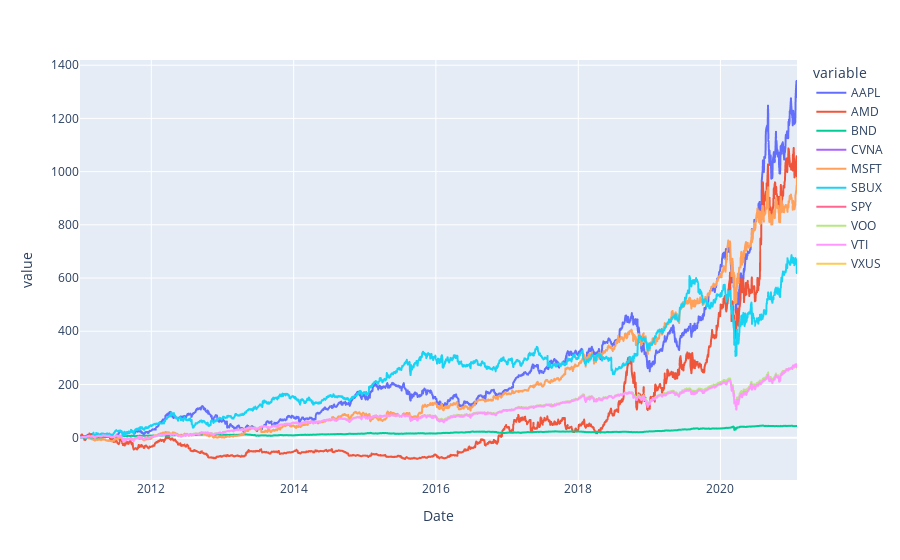

Source (notebook cell):
### Code cell
import plotly.express as px 

# Loading the iris dataset 
melted = pd.melt(adj_close, ignore_index = False)

fig = px.line(melted,y="value",  
              color="variable") 
fig.show()

### Figure 1 — Plotly figure (JSON) as saved in the notebook; plotly's stock layout.template omitted (floating-point values rounded to 4 significant figures; data arrays with more than 128 entries replaced by an {"elided": "..."} marker saying what was removed)
{"data": [{"hovertemplate": "variable=AAPL<br>Date=%{x}<br>value=%{y}<extra></extra>", "legendgroup": "AAPL", "line": {"color": "#636efa", "dash": "solid"}, "mode": "lines", "name": "AAPL", "showlegend": true, "type": "scattergl", "x": {"elided": "2536 str values"}, "xaxis": "x", "y": {"elided": "2536 float values"}, "yaxis": "y"}, {"hovertemplate": "variable=AMD<br>Date=%{x}<br>value=%{y}<extra></extra>", "legendgroup": "AMD", "line": {"color": "#EF553B", "dash": "solid"}, "mode": "lines", "name": "AMD", "showlegend": true, "type": "scattergl", "x": {"elided": "2536 str values"}, "xaxis": "x", "y": {"elided": "2536 float values"}, "yaxis": "y"}, {"hovertemplate": "variable=BND<br>Date=%{x}<br>value=%{y}<extra></extra>", "legendgroup": "BND", "line": {"color": "#00cc96", "dash": "solid"}, "mode": "lines", "name": "BND", "showlegend": true, "type": "scattergl", "x": {"elided": "2536 str values"}, "xaxis": "x", "y": {"elided": "2536 float values"}, "yaxis": "y"}, {"hovertemplate": "variable=CVNA<br>Date=%{x}<br>value=%{y}<extra></extra>", "legendgroup": "CVNA", "line": {"color": "#ab63fa", "dash": "solid"}, "mode": "lines", "name": "CVNA", "showlegend": true, "type": "scattergl", "x": {"elided": "2536 str values"}, "xaxis": "x", "y": {"elided": "2536 null values"}, "yaxis": "y"}, {"hovertemplate": "variable=MSFT<br>Date=%{x}<br>value=%{y}<extra></extra>", "legendgroup": "MSFT", "line": {"color": "#FFA15A", "dash": "solid"}, "mode": "lines", "name": "MSFT", "showlegend": true, "type": "scattergl", "x": {"elided": "2536 str values"}, "xaxis": "x", "y": {"elided": "2536 float values"}, "yaxis": "y"}, {"hovertemplate": "variable=SBUX<br>Date=%{x}<br>value=%{y}<extra></extra>", "legendgroup": "SBUX", "line": {"color": "#19d3f3", "dash": "solid"}, "mode": "lines", "name": "SBUX", "showlegend": true, "type": "scattergl", "x": {"elided": "2536 str values"}, "xaxis": "x", "y": {"elided": "2536 float values"}, "yaxis": "y"}, {"hovertemplate": "variable=SPY<br>Date=%{x}<br>value=%{y}<extra></extra>", "legendgroup": "SPY", "line": {"color": "#FF6692", "dash": "solid"}, "mode": "lines", "name": "SPY", "showlegend": true, "type": "scattergl", "x": {"elided": "2536 str values"}, "xaxis": "x", "y": {"elided": "2536 float values"}, "yaxis": "y"}, {"hovertemplate": "variable=VOO<br>Date=%{x}<br>value=%{y}<extra></extra>", "legendgroup": "VOO", "line": {"color": "#B6E880", "dash": "solid"}, "mode": "lines", "name": "VOO", "showlegend": true, "type": "scattergl", "x": {"elided": "2536 str values"}, "xaxis": "x", "y": {"elided": "2536 float values"}, "yaxis": "y"}, {"hovertemplate": "variable=VTI<br>Date=%{x}<br>value=%{y}<extra></extra>", "legendgroup": "VTI", "line": {"color": "#FF97FF", "dash": "solid"}, "mode": "lines", "name": "VTI", "showlegend": true, "type": "scattergl", "x": {"elided": "2536 str values"}, "xaxis": "x", "y": {"elided": "2536 float values"}, "yaxis": "y"}, {"hovertemplate": "variable=VXUS<br>Date=%{x}<br>value=%{y}<extra></extra>", "legendgroup": "VXUS", "line": {"color": "#FECB52", "dash": "solid"}, "mode": "lines", "name": "VXUS", "showlegend": true, "type": "scattergl", "x": {"elided": "2536 str values"}, "xaxis": "x", "y": {"elided": "2536 null values"}, "yaxis": "y"}], "layout": {"legend": {"title": {"text": "variable"}, "tracegroupgap": 0}, "margin": {"t": 60}, "xaxis": {"anchor": "y", "domain": [0, 1], "title": {"text": "Date"}}, "yaxis": {"anchor": "x", "domain": [0, 1], "title": {"text": "value"}}}}
